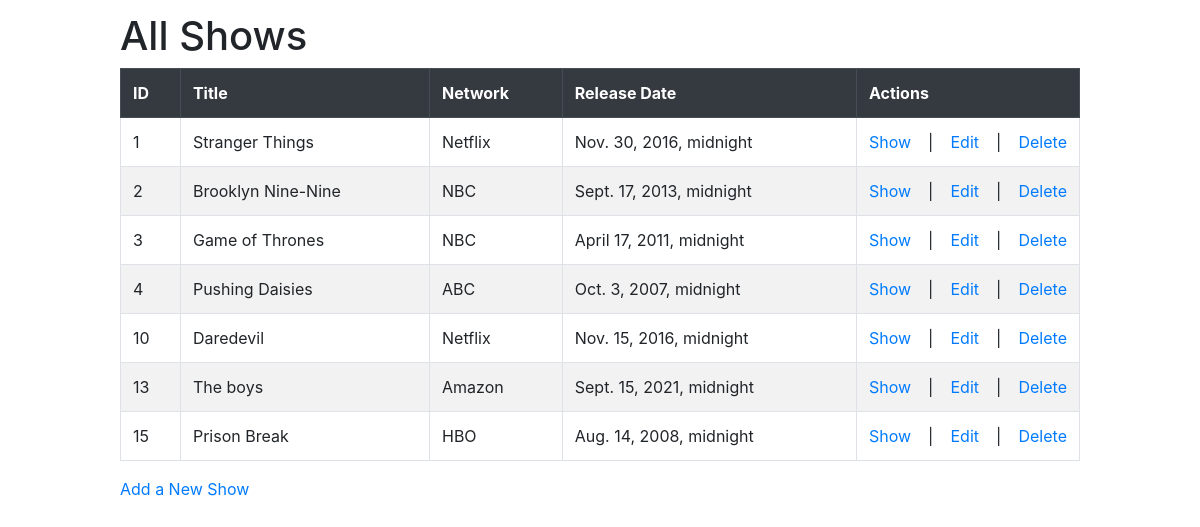
The app's page /shows/, older data.
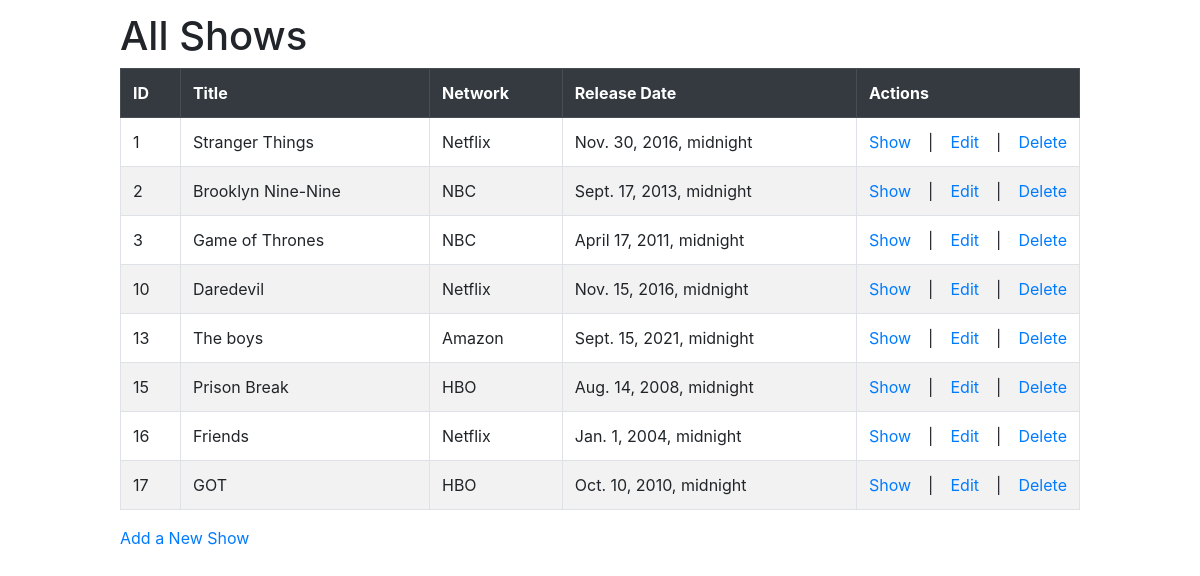
The same page, newer data.
### semi_restful_tv_shows_app/models.py (models this page shows)
class Show(models.Model):
    title = models.CharField(max_length=255)
    network = models.CharField(max_length=255)
    release_date = models.DateTimeField()
    description = models.TextField()
    created_at = models.DateTimeField(auto_now_add=True)
    updated_at = models.DateTimeField(auto_now=True)
    objects = ShowManager()

### semi_restful_tv_shows_app/views.py (the view)
# urls.py: path('shows/', views.display_all),
def display_all(request):
    context = {
        'shows' : Show.objects.all()
    }
    return render(request, 'all.html', context)

### semi_restful_tv_shows_app/templates/all.html (shortened to what this page needs)
<!DOCTYPE html>
<html lang="en">
<head>
    {% load static %}
    <link rel="stylesheet" href="https://cdn.jsdelivr.net/npm/bootstrap@4.6.2/dist/css/bootstrap.min.css">
    <link rel="stylesheet" href="{% static 'css/style.css' %}">
</head>
<body>
    <h1>All Shows</h1>
    <table class="table table-striped table-bordered table-hover">
        <tr class="thead-dark">
            <th>ID</th>
            <th>Title</th>
            <th>Network</th>
            <th>Release Date</th>
            <th>Actions</th>
        </tr>
        {% for show in shows %}
        <tr scope="row">
            <td>{{ show.id }}</td>
            <td>{{ show.title }}</td>
            <td>{{ show.network }}</td>
            <td>{{ show.release_date }}</td>
            <td>
                <ul id="actions">
                    <li><a href="/shows/{{ show.id }}/">Show</a></li>
                    <li>|</li>
                    <li><a href="/shows/{{ show.id }}/edit/">Edit</a></li>
                    <li>|</li>
                    <li><a href="/shows/{{ show.id }}/destroy/">Delete</a></li>
                </ul>
            </td>
        </tr>
        {% endfor %}
    </table>
    <p><a href="/shows/new/">Add a New Show</a></p>
</body>
</html>

### semi_restful_tv_shows_app/static/css/style.css (style rules this page uses)
body { width: 80%; margin: 1% auto; }
#actions { margin: 0; padding: 0; list-style-type: none; display: flex; justify-content: space-between; align-items: center; }

Row changes from the older to the newer data that the page shows:
removed Show: id "4", title "Pushing Daisies", network "ABC", release_date "Oct. 3, 2007, midnight"
added Show: id "16", title "Friends", network "Netflix", release_date "Jan. 1, 2004, midnight"
added Show: id "17", title "GOT", network "HBO", release_date "Oct. 10, 2010, midnight"
